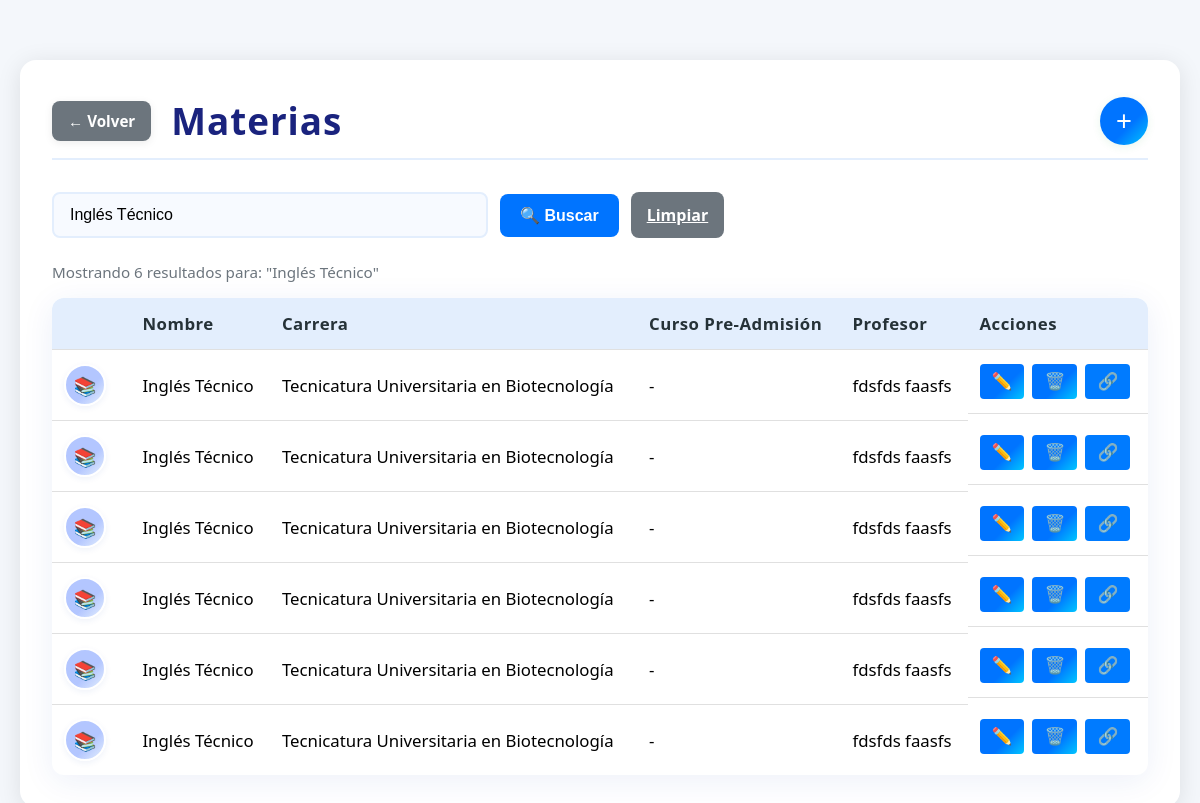
The app's page /materias.php?busqueda=Inglés Técnico (signed in) with its own data.
### tables this page shows
CREATE TABLE `materias` (
  `id_materia` int(11) NOT NULL,
  `nombre` varchar(100) NOT NULL,
  `carrera_id` int(11) DEFAULT NULL,
  `curso_pre_admision_id` int(11) DEFAULT NULL,
  `profesor_id` int(11) DEFAULT NULL
);

CREATE TABLE `carreras` (
  `id_carrera` int(11) NOT NULL,
  `nombre` varchar(80) NOT NULL,
  `universidad_id` int(11) DEFAULT NULL
);

### materias.php (the view, shortened to what this page needs)
<?php
include 'conexion.php';
$busqueda = isset($_GET['busqueda']) ? trim($_GET['busqueda']) : '';
$sql = "SELECT m.*, c.nombre AS carrera, cp.nombre_curso AS curso_pre_admision,
               CONCAT(p.nombre, ' ', p.apellido) AS profesor_nombre
        FROM materias m
        LEFT JOIN carreras c ON m.carrera_id = c.id_carrera
        LEFT JOIN cursos_pre_admisiones cp ON m.curso_pre_admision_id = cp.id_curso_pre_admision
        LEFT JOIN profesores p ON m.profesor_id = p.id_profesor";
if (!empty($busqueda)) {
    $busqueda_escaped = $conn->real_escape_string($busqueda);
    $sql .= " WHERE m.nombre LIKE '%$busqueda_escaped%' OR c.nombre LIKE '%$busqueda_escaped%' OR p.nombre LIKE '%$busqueda_escaped%' OR p.apellido LIKE '%$busqueda_escaped%'";
}
$sql .= " ORDER BY m.nombre";
$materias = $conn->query($sql);
?>
<!DOCTYPE html>
<html lang="es">
<head>
    <link rel="stylesheet" href="css/añadir.css">
</head>
<body>
    <div class="main-container">
        <div class="materias-header">
            <div class="header-left">
                <a href="disposicionaulica.php" class="btn-volver">← Volver</a>
                <h2>Materias</h2>
            </div>
            <button class="btn-add" onclick="abrirModalAgregar()">+</button>
        </div>
        <form method="GET" class="search-container">
            <input type="text" name="busqueda" class="search-input" placeholder="Buscar por nombre de materia, carrera o profesor..." value="<?php echo htmlspecialchars($busqueda); ?>">
            <button type="submit" class="search-btn">🔍 Buscar</button>
            <?php if (!empty($busqueda)): ?>
                <a href="materias.php" class="clear-btn">Limpiar</a>
            <?php endif; ?>
        </form>
        <?php if (!empty($busqueda)): ?>
            <div class="results-info">
                <?php
                $total_resultados = $materias->num_rows;
                echo "Mostrando $total_resultados resultado" . ($total_resultados != 1 ? 's' : '') . " para: \"$busqueda\"";
                ?>
            </div>
        <?php endif; ?>
        <table class="materias-table">
            <thead>
                <tr>
                    <th></th>
                    <th>Nombre</th>
                    <th>Carrera</th>
                    <th>Curso Pre-Admisión</th>
                    <th>Profesor</th>
                    <th>Acciones</th>
                </tr>
            </thead>
            <tbody>
                <?php if ($materias->num_rows > 0): ?>
                    <?php while($m = $materias->fetch_assoc()): ?>
                    <tr>
                        <td><span class="avatar-materia">📚</span></td>
                        <td><?php echo htmlspecialchars($m['nombre']); ?></td>
                        <td><?php echo $m['carrera'] ? htmlspecialchars($m['carrera']) : '-'; ?></td>
                        <td><?php echo $m['curso_pre_admision'] ? htmlspecialchars($m['curso_pre_admision']) : '-'; ?></td>
                        <td><?php echo $m['profesor_nombre'] ? htmlspecialchars($m['profesor_nombre']) : '-'; ?></td>
                        <td class="acciones">
                            <button class="btn-edit" onclick="abrirModalEditar(<?php echo $m['id_materia']; ?>, '<?php echo htmlspecialchars($m['nombre']); ?>', '<?php echo $m['carrera_id']; ?>', '<?php echo $m['curso_pre_admision_id']; ?>')">✏️</button>
                            <button class="btn-delete" onclick="eliminarMateria(<?php echo $m['id_materia']; ?>, '<?php echo htmlspecialchars($m['nombre']); ?>')">🗑️</button>
                            <button class="btn-link" onclick="abrirModalEnlazar(<?php echo $m['id_materia']; ?>, '<?php echo htmlspecialchars($m['nombre']); ?>')">🔗</button>
                        </td>
                    </tr>
                    <?php endwhile; ?>
                <?php endif; ?>
            </tbody>
        </table>
    </div>
</body>
</html>

### bd/css/añadir.css (style rules this page uses)
body { font-family: "Segoe UI", Arial, sans-serif; background: #f4f7fb; margin: 0; padding: 20px; }
.btn-edit, .btn-delete, .btn-add { background: linear-gradient(135deg, #0074ff 60%, #00c6ff 100%) !important; color: #fff !important; }

### materias.php (style rules this page uses)
body { background: #f4f7fb; margin: 0; font-family: 'Segoe UI', Arial, sans-serif; }
.main-container { max-width: 1100px; margin: 40px auto 0 auto; background: #fff; border-radius: 16px; box-shadow: 0 4px 24px rgba(0,0,0,0.10); padding: 36px 32px 32px 32px; }
.materias-header { display: flex; align-items: center; justify-content: space-between; margin-bottom: 32px; border-bottom: 2px solid #e3eefd; padding-bottom: 12px; }
.header-left { display: flex; align-items: center; gap: 20px; }
.btn-volver { background: #6c757d; color: white; border: none; border-radius: 8px; padding: 10px 16px; font-size: 0.95em; font-weight: 600; cursor: pointer; text-decoration: none; display: inline-flex; align-items: center; gap: 8px; transition: background 0.2s, box-shadow 0.2s; box-shadow: 0 2px 8px rgba(0,0,0,0.08); }
.materias-header h2 { margin: 0; font-size: 2.3em; color: #1a237e; letter-spacing: 1px; font-weight: 700; }
.materias-header .btn-add { background: #28a745; color: #fff; border: none; border-radius: 50%; width: 48px; height: 48px; font-size: 1.7em; cursor: pointer; display: flex; align-items: center; justify-content: center; box-shadow: 0 2px 8px rgba(40,167,69,0.10); transition: background 0.2s, box-shadow 0.2s; }
.search-container { margin-bottom: 24px; display: flex; gap: 12px; align-items: center; }
.search-input { flex: 1; max-width: 400px; padding: 12px 16px; border: 2px solid #e3eefd; border-radius: 8px; font-size: 1em; background: #f7faff; transition: border-color 0.2s, box-shadow 0.2s; }
.search-btn { background: #0074ff; color: white; border: none; border-radius: 8px; padding: 12px 20px; font-size: 1em; font-weight: 600; cursor: pointer; transition: background 0.2s, box-shadow 0.2s; }
.clear-btn { background: #6c757d; color: white; border: none; border-radius: 8px; padding: 12px 16px; font-size: 1em; font-weight: 600; cursor: pointer; transition: background 0.2s; }
.materias-table { width: 100%; border-collapse: separate; border-spacing: 0; background: #fff; border-radius: 12px; overflow: hidden; box-shadow: 0 6px 32px rgba(30, 64, 175, 0.08); }
.materias-table th, .materias-table td { padding: 14px 12px; text-align: left; border-bottom: 1px solid #e0e0e0; font-size: 1.05em; }
.materias-table th { background: #e3eefd; color: #263238; font-weight: 700; letter-spacing: 0.5px; }
.materias-table tr:last-child td { border-bottom: none; }
.avatar-materia { width: 38px; height: 38px; border-radius: 50%; background: linear-gradient(135deg, #b3c6ff 60%, #e3eefd 100%); color: #1a237e; display: inline-flex; align-items: center; justify-content: center; font-weight: 700; font-size: 1.1em; margin-right: 10px; border: 2px solid #fff; box-shadow: 0 2px 6px rgba(30,64,175,0.07); }
.results-info { margin-bottom: 16px; color: #6c757d; font-size: 0.95em; font-weight: 500; }
.acciones { display: flex; gap: 8px; }
.acciones button { border: none; border-radius: 4px; padding: 7px 12px; font-size: 1em; cursor: pointer; }
.btn-edit { background: #ffc107; color: #222; }
.btn-delete { background: #dc3545; color: #fff; }
.btn-link { background: #007bff; color: #fff; }

### records on screen
materias: nombre "Inglés Técnico", carrera.nombre "Tecnicatura Universitaria en Biotecnología", profesor_nombre "fdsfds faasfs"
materias: nombre "Inglés Técnico", carrera.nombre "Tecnicatura Universitaria en Biotecnología", profesor_nombre "fdsfds faasfs"
materias: nombre "Inglés Técnico", carrera.nombre "Tecnicatura Universitaria en Biotecnología", profesor_nombre "fdsfds faasfs"
materias: nombre "Inglés Técnico", carrera.nombre "Tecnicatura Universitaria en Biotecnología", profesor_nombre "fdsfds faasfs"
materias: nombre "Inglés Técnico", carrera.nombre "Tecnicatura Universitaria en Biotecnología", profesor_nombre "fdsfds faasfs"
materias: nombre "Inglés Técnico", carrera.nombre "Tecnicatura Universitaria en Biotecnología", profesor_nombre "fdsfds faasfs"

### other values on screen
$total_resultados "6"
$busqueda "Inglés Técnico"
